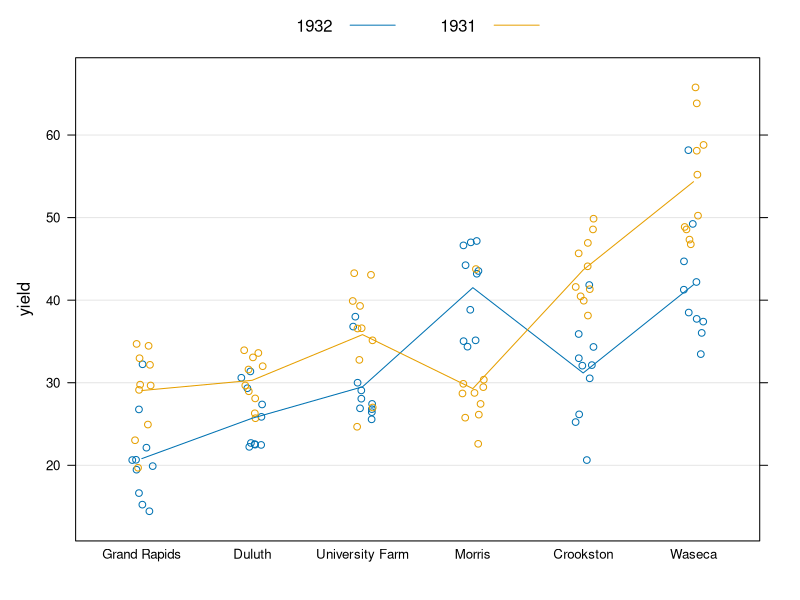
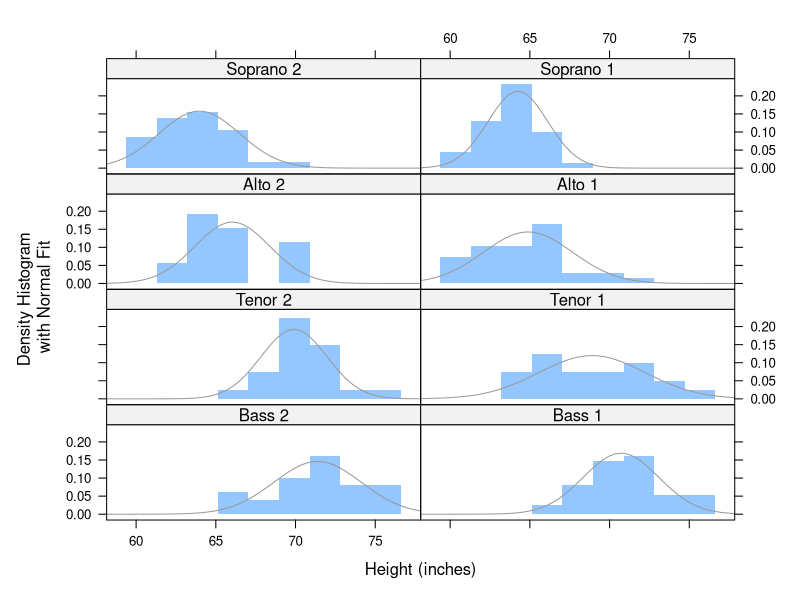

Write the R code that produced these figures, in order.
library(lattice)


### Name: F_2_panel.functions
### Title: Useful Panel Function Components
### Aliases: panel.functions panel.abline panel.refline panel.curve
###   panel.fill panel.grid panel.mathdensity panel.rug panel.lmline
###   panel.average panel.linejoin
### Keywords: dplot

### ** Examples


## Interaction Plot

bwplot(yield ~ site, barley, groups = year,
       panel = function(x, y, groups, subscripts, ...) {
           panel.grid(h = -1, v = 0)
           panel.stripplot(x, y, ..., jitter.data = TRUE,
                           groups = groups, subscripts = subscripts)
           panel.superpose(x, y, ..., panel.groups = panel.average,
                           groups = groups, subscripts = subscripts)
       },
       auto.key =
       list(points = FALSE, lines = TRUE, columns = 2))

## Superposing a fitted normal density on a Histogram

histogram( ~ height | voice.part, data = singer, layout = c(2, 4),
          type = "density", border = "transparent", col.line = "grey60",
          xlab = "Height (inches)",
          ylab = "Density Histogram\n with Normal Fit",
          panel = function(x, ...) {
              panel.histogram(x, ...)
              panel.mathdensity(dmath = dnorm,
                                args = list(mean=mean(x),sd=sd(x)), ...)
          } )
